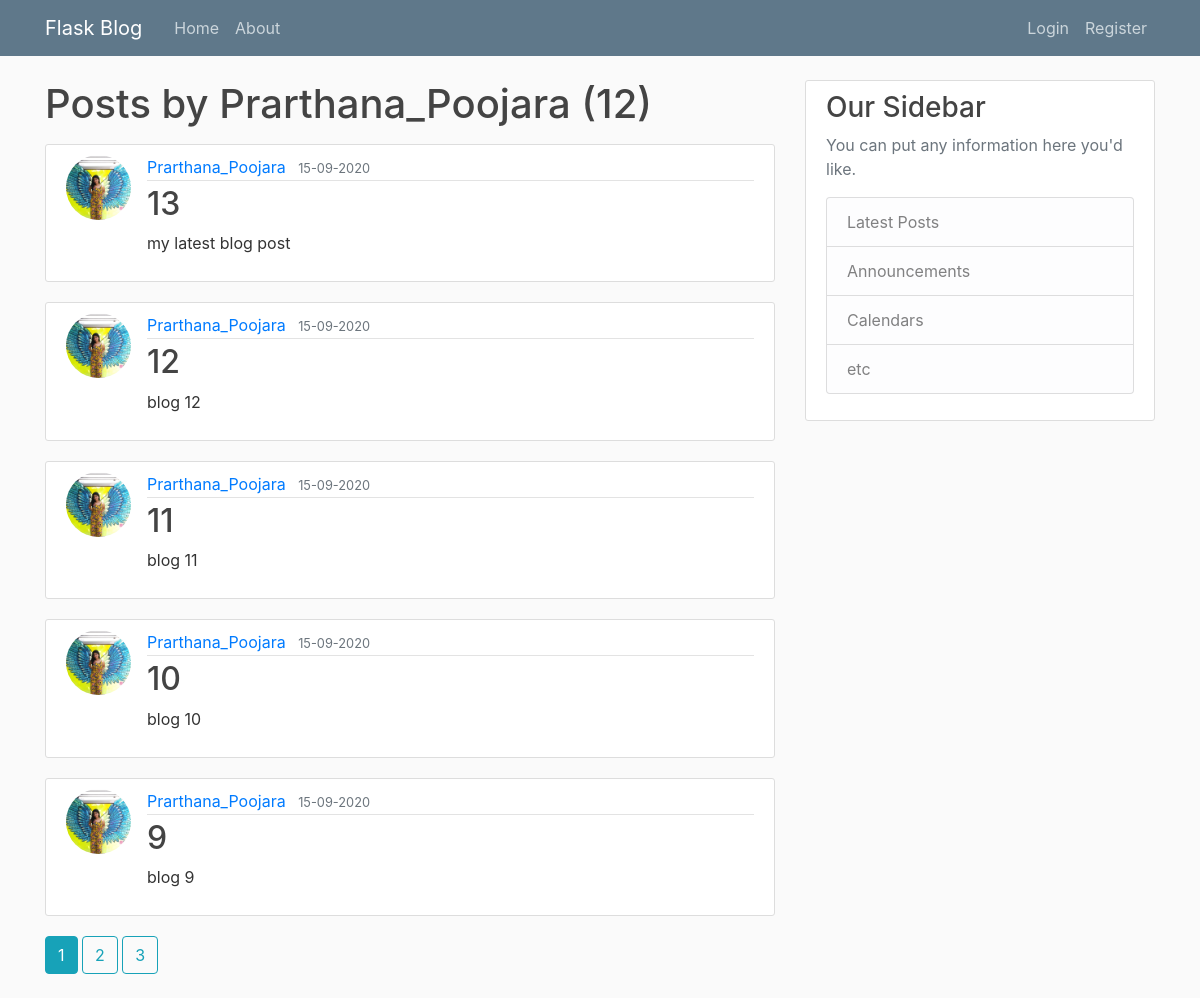
The app's page /user/Prarthana_Poojara with its own data.
### flaskblog/models.py (models this page shows, shortened)
class User(db.Model, UserMixin):
	id = db.Column(db.Integer, primary_key=True)
	username = db.Column(db.String(20), unique=True, nullable=False)
	email = db.Column(db.String(120), unique=True, nullable=False)
	image_file = db.Column(db.String(20), nullable=False, default='default.jpg')
	password = db.Column(db.String(60), nullable=False)
	posts = db.relationship('Post',backref='author',lazy=True)

class Post(db.Model):
	id = db.Column(db.Integer, primary_key=True)
	title = db.Column(db.String(100), nullable=False)
	date_posted = db.Column(db.DateTime, nullable=False,default=datetime.utcnow)
	content = db.Column(db.Text,nullable=False)
	user_id = db.Column(db.Integer,db.ForeignKey('user.id'),nullable=False)

### flaskblog/users/routes.py (the view)
@users.route("/user/<string:username>")
def user_posts(username):
	page = request.args.get('page', 1, type=int)
	user = User.query.filter_by(username=username).first_or_404()
	posts = Post.query.filter_by(author=user)\
			.order_by(Post.date_posted.desc())\
			.paginate(page=page, per_page=5)
	return render_template('user_posts.html',posts=posts,user=user)

### flaskblog/templates/user_posts.html (shortened to what this page needs)
{% extends "layout.html" %}
{% block content %}
<h1 class="mb-3">Posts by {{ user.username }} ({{ posts.total }}) </h1>
{% for post in posts.items %}
<article class="media content-section">
  <img class='rounded-circle article-img' src="{{ url_for('static', filename='profile_pics/'+post.author.image_file) }}">
  <div class="media-body">
    <div class="article-metadata">
      <a class="mr-2" href="{{url_for('users.user_posts',username=post.author.username) }}">{{ post.author.username }}</a>
      <small class="text-muted">{{ post.date_posted.strftime('%d-%m-%Y') }}</small>
    </div>
    <h2><a class="article-title" href="{{ url_for('posts.post', post_id=post.id) }}">{{ post.title }}</a></h2>
    <p class="article-content">{{ post.content }}</p>
  </div>
</article>
{% endfor %}
{% for page_num in posts.iter_pages(left_edge=1 , right_edge=1 ,left_current=1, right_current=2) %}
	{% if page_num %}
		{% if posts.page == page_num %}
			<a class= "btn btn-info mb-4"href="{{ url_for('users.user_posts',username=user.username, page=page_num) }}">{{ page_num }}</a>
		{% else %}
			<a class= "btn btn-outline-info mb-4"href="{{ url_for('users.user_posts',username=user.username, page=page_num) }}">{{ page_num }}</a>
		{% endif %}
	{% endif %}
{% endfor %}
{% endblock content %}

### flaskblog/static/main.css (style rules this page uses)
body { background: #fafafa; color: #333333; margin-top: 5rem; }
h1, h2, h3, h4, h5, h6 { color: #444444; }
.content-section { background: #ffffff; padding: 10px 20px; border: 1px solid #dddddd; border-radius: 3px; margin-bottom: 20px; }
.article-title { color: #444444; }
.article-content { white-space: pre-line; }
.article-img { height: 65px; width: 65px; margin-right: 16px; }
.article-metadata { padding-bottom: 1px; margin-bottom: 4px; border-bottom: 1px solid #e3e3e3 }

### records on screen
User: username "Prarthana_Poojara"
Post: image_file (picture), author.username "Prarthana_Poojara", date_posted "15-09-2020", title "13", content "my latest blog post"
Post: image_file (picture), author.username "Prarthana_Poojara", date_posted "15-09-2020", title "12", content "blog 12"
Post: image_file (picture), author.username "Prarthana_Poojara", date_posted "15-09-2020", title "11", content "blog 11"
Post: image_file (picture), author.username "Prarthana_Poojara", date_posted "15-09-2020", title "10", content "blog 10"
Post: image_file (picture), author.username "Prarthana_Poojara", date_posted "15-09-2020", title "9", content "blog 9"

### other values on screen
{{ posts.total }} "12"
{{ page_num }} "1"
{{ page_num }} "2" "3"
